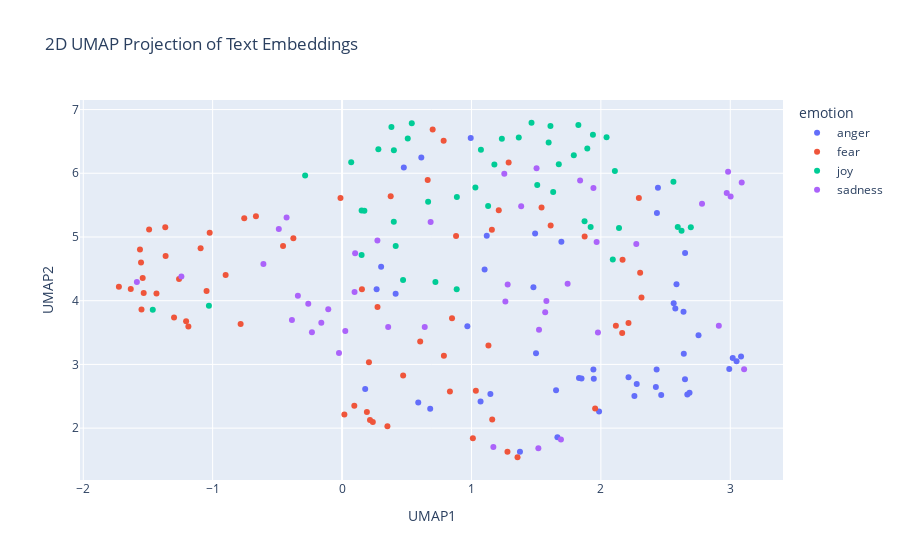

Notebook code for this chart:
### Code cell
import pandas as pd
import numpy as np
import umap
import plotly.express as px

# Concatenate the training and test data
combined_df = pd.concat([train_df_new, test_df_new], ignore_index=True)

# Prepare the embeddings for UMAP
# Convert the list of embeddings into a 2D numpy array
X_embeddings = np.array(combined_df['embeddings_values'].tolist())

# Apply UMAP for dimensionality reduction
reducer = umap.UMAP(n_components=2, metric='cosine', random_state=28) 
embedding_2d = reducer.fit_transform(X_embeddings)

# Create a DataFrame for plotting
df_plot = pd.DataFrame(embedding_2d, columns=['UMAP1', 'UMAP2'])
df_plot['emotion'] = combined_df['emotion']
df_plot['intensity'] = combined_df['intensity']
df_plot['text'] = combined_df['text']


# Visualize the embeddings with Plotly
fig = px.scatter(
    df_plot,
    x='UMAP1',
    y='UMAP2',
    color='emotion',  # Color points by the 'emotion' column
    hover_data=['text', 'intensity'],  # Show text and intensity on hover
    title='2D UMAP Projection of Text Embeddings'
)

fig.show()

### Figure 1 — Plotly figure (JSON) as saved in the notebook; plotly's stock layout.template omitted (floating-point values rounded to 4 significant figures)
{"data": [{"customdata": [["@rabpeel snap, seems to be a problem here", 0.375], ["@LynneGarrison yeah, I've only seen that floated online as a theory, it was probably made up by a bitter stan. I ignore pets v vets crap too", 0.562], ["im on holiday for the next round, fuming!", 0.562], ["😳The intensity that @sydneyswans play at is extraordinary #relentless #AFLCatsSwans #AFLFinals 🏉👏🏿", 0.292], ["When you forget to mention you were bought dreamboys tickets 🙄😂 ", 0.354], ["It's weird because I was discussing sex resentment and confusion in the thing I was writing last night.", 0.438], ["I was going to say that Rooney is a shadow of his former self but I don't want to offend any shadows. #NTFCvMUFC", 0.396], ["@BigBrother__USA she is just jealous and a cry baby! #bitter #gladsheisgone #crybaby", 0.571], ["I forgot about this nice area down here with the fiery hearths", 0.25], ["I believe women are more fiery because once a month they go through struggle and struggle is what develops a strong character.", 0.417], ["So angry I wanna cry😢😢😢", 0.75], ["@RealBD_ @ReyesAverie 47 unarmed blacks killed by white cops in 2015. That many die every month in Chicago wheres the #outrage", 0.646], ["follow my girl tiff she only got 3 followers💖💘💖💘💘 @00tiffanyr", 0.188], ["my momma irritate me asking all these questions like gone 😤", 0.417], ["So Rangers v Celtic ll ", 0.229], ["I don't mean to offend anyone, but 93.7 literally blames everything on white people. In some cases it's true, but a lot of times, it's not", 0.458], ["Making my buddy cry !! Bitch wait for revenge 🤗👌🏻", 0.812], ["Worst juror ever? Michelle. You were Nicole's biggest threat. #bitter #bb18", 0.729], ["@ToddDoug @Ziggomattic Yeah, this actually supports why I tweeted in this thread initially. Because of the article's righteous indignation.", 0.396], ["never #make a decision when you are .. #angry &gt;_&lt; .... and never make a #promis when you are #happy :) :*", 0.521], ["@voguemagazine, did you not learn from @FreePeople 's viral insult to ballet? Stop trying to wrongfully stick models into pointe shoes 🙄", 0.479], ["Still can't log into my fucking Snapchat #Snapchat ", 0.771], ["@donna_bellav @SoniaRayS @gig_aholic He looks especially lovely. Sadly, I do not *removes potentially indignant Mr D from convo*", 0.417], ["Ever put your fist through your laptops screen? If so its time for a new one lmao #rage #anger #hp", 0.646], ["im so mad about power rangers. im incensed. im furious.", 0.667], ["That is at least the 3rd time the balls been burst in our games", 0.375], ["Absolutely raging at the changes to CAS, what a joke", 0.604], ["@serendipity127_ @zombiecalorie @Angel_Eyes66 I'm sensing a theme here tho lol #angry", 0.542], ["I've been wanting salty fries from McDonald's since yesterday and I'm burning my fingers eating them bc these shits 🔥🔥🔥", 0.396], ["I don't even #feel #anger anymore can't explain it .. #Tulsa #Charlotte #Trayvon #SandraBland #Philando #Ferguson #BatonRouge #MichaelBrown", 0.479], ["#india will take #revenge  by making 3 new movies like #phantom and they will be like #ghus_k_maren_ge this is how indian army take revenge", 0.5], ["@thomeagle Just to help maintain and boost our status as a world class centre for education, culture and tolerance. #outrage", 0.438], ["@RealJeffsdomain Wolfpack theme and trons and sting wore the wolf shirt", 0.312], ["Bes! You don't just tell a true blooded hoopjunkie to switch a f*c@n' team that juz destroyed your own team. You juz don't! #insult", 0.891], ["I get so angry at people that don't know that you don't have a stop sign on Francis and you do at Foster #road #rage", 0.688], ["Yet we still have deaths, road rage, &amp; violations on the road, despite a widely accepted concept of 'personal accountability' while driving", 0.521], ["@sebbyD27850 both are nonsensical. If there's injustice against blacks, why add to it by destroying black property. It's misdirected anger", 0.69], ["@tamriiel I was talking about further in the expansion, with more gear - fury always does well towards the end", 0.441], ["@DJ_JeanFranko growl!!!", 0.5], ["@Yoshi_OnoChin can you please not have Canadian players play US players, that lag  is atrocious. #fixthisgame #trash #sfvrefund ", 0.646], ["@ZubairSabirPTI  pls dont insult the word 'Molna'", 0.479], ["Sorry guys I have absolutely no idea what time i'll be on cam tomorrow but will keep you posted. #fuming", 0.417], ["Lol little things like that make me so angry x", 0.604], ["[ @HedgehogDylan ] *she would frown a bit, folding her arms* 'why is it that every time I'm in need of assistance someone expects a lil **", 0.5], ["@komal_sidhnani true...\\nThey r burning with other's pleasure!\\nPpl in true love happiness everywhere _😃", 0.312], ["For the first time in my madden career I just set up a farm account. Should make MOTM much easier", 0.271], ["Sometimes I get mad over something so minuscule I try to ruin somebodies life not like lose your job like get you into federal prison #anger", 0.646], ["Anger, resentment, and hatred are the destroyer of your fortune today.", 0.396]], "hovertemplate": "emotion=anger<br>UMAP1=%{x}<br>UMAP2=%{y}<br>text=%{customdata[0]}<br>intensity=%{customdata[1]}<extra></extra>", "legendgroup": "anger", "marker": {"color": "#636efa", "symbol": "circle"}, "mode": "markers", "name": "anger", "orientation": "v", "showlegend": true, "type": "scatter", "x": [1.479, 0.9683, 1.831, 2.441, 1.695, 0.4141, 1.375, 1.146, 0.6124, 0.4771, 2.277, 3.083, 1.118, 2.214, 1.664, 3.049, 1.945, 1.07, 2.639, 2.668, 0.1788, 0.6812, 1.492, 2.685, 2.259, 1.499, 1.851, 2.755, 1.654, 2.992, 1.942, 2.575, 2.651, 1.986, 2.65, 2.641, 3.019, 2.563, 2.433, 0.5889, 2.584, 0.2671, 2.431, 0.3019, 0.9943, 1.102, 2.425, 2.466], "xaxis": "x", "y": [4.212, 3.6, 2.786, 5.773, 4.926, 4.11, 1.63, 2.538, 6.247, 6.089, 2.692, 3.124, 5.019, 2.799, 1.859, 3.048, 2.775, 2.419, 3.825, 2.527, 2.616, 2.305, 5.054, 2.556, 2.505, 3.177, 2.78, 3.456, 2.594, 2.927, 2.919, 3.879, 4.75, 2.261, 2.767, 3.169, 3.1, 3.96, 5.374, 2.404, 4.258, 4.18, 2.922, 4.534, 6.555, 4.49, 2.644, 2.521], "yaxis": "y"}, {"customdata": [["I get so nervous even thinking about talking to ****** I wanna die", 0.979], ["@NativeApprops @SBShear @HuffingtonPost Shew. That was ", 0.188], ["#Aleppo city is burning. The head of #terrorism #Assad regime &amp; #Russia are bombarding the city right now with #whitephosphrus #bombs !", 0.729], ["Don't #worry if you're not the best , if you are doing something you #love , you're heading in right direction ...", 0.104], ["@EurekaForbes U got to b kidding me. Anu from your firm responded  when I sent the contact details. #terrible #customerexperience", 0.521], [".@Tolumanda love it! so true. As @Deedeey_ taught me, fear can be an illusion. #coaching #fear #courage", 0.354], ["Some questions you get on Twitter make you want to despair. We've been so battered. We complain but aren't convinced things could be better.", 0.66], ["@ltsukis im love you, even if you bully me sadly", 0.354], ["Tomorrow is going to be a challenge, I have to talk at a freshers fair to STRANGERS 😁and pick up my new flat keys #anxiety", 0.7], ["So not pumped for this interview ", 0.625], ["And I would advise that everyone wait to watch @KevinCanWaitCBS ,or actually don't wait, just don't even watch it because it is #awful", 0.229], ["@JogglingDroid @BrancoCarmine @Otto_English yeah, #UK was quite the #bully", 0.536], ["Omg he kissed her🙈  #w", 0.062], ["@komaebun He just has that way of thinking, he wants absolute hope born from absolute despair.", 0.583], ["Didn't concede yet but having a nightmare at the back #MUFC", 0.625], ["@cstonehoops Gonzaga not listed in the article but at 65/1 they have tremendous value, they are top10 team for sure, got everything you want", 0.271], ["@Montel_Williams If this ban goes through, it will harm so many people, disabled veterans, people who have #chronicpain,  #iamkratom", 0.685], ["I dread math 😴", 0.771], ["Going to get myself a copy of @StephenKing's CUJO for an upcoming project that I can't talk about just yet. #horror #amwriting", 0.5], ["Rojo is shocking.......absolutely shocking !!!", 0.625], ["@kevinrouth Now that's what I call a gameface! #gameface  #intimidate", 0.458], ["#Trump is #afraid of the big, bad #Hillary. #election #PresidentialDebate #PresidentialElection2016 #orangehitler #skip #hide #coward ", 0.5], ["Every year I go to universal studios to horror nights as a 3rd wheel lol 😊😂", 0.25], ["@RealMichaelKay Annoys me to about the Ortiz tribute too, how would the Oriole fans and organization feel if Yanks did that to them? ", 0.333], ["6. 5 minutes to perform and I'm #nervous I wish these noises would stop #handicapped #annoyed", 0.875], ["It's simple I get after two shots of espresso 'Grande, decaf, 130 degrees soy americano with extra foam' #barista ", 0.125], ["Got to be up in 4 hours to go back to work #cantsleep #excited #nervous", 0.7], ["I lost my blinders .... #panic", 0.975], ["Jorge deserves it, honestly. He's weak. #revolting #90dayfiance", 0.229], ["Bloody hell Pam, calm yourself down. But could have sworn something black &amp; hairy just ran across the carpet, #perilsoflivingalone #nervous", 0.729], ["Just feel awkward that I'm being timid to everyone.", 0.646], ["@CBCNews Canada should be a driving force of democracy freedom rights - instead we help #dictator #misogyny #Sharia #Islam #terror #polygamy", 0.521], ["my alarm clock was ringing this morning n my flatmate knocked on my door and asked if i set anything on fire or if i'm burning alive :) :):)", 0.417], ["Everyday gay panic is STUNNING: I drew 1 guy's att'n to it when he blocked up a toilet stall's cracks w/paper towels. TOTAL INCOMPREHENSION.", 0.562], ["Just had a massive argument with my alarm today... I didn't want to get up. I don't know how we're going to fix this by tomorrow morning 😕", 0.667], ["@LakersTakeover it ain't that serious. #HOUvsNE #awful #igotbetterthingstodotonightthandie", 0.466], ["Don't let fear hold you back from being who you want to be. Use it's power to push you towards your goals. No more fear, just action. #fear", 0.292], ["My view of the human being is as a dynamic expression of the Cosmos we exist within #humanism ", 0.271], ["My mind always seems to work its best at night ", 0.188], ["Season 3 of penny dreadful is on Netflix...well my afternoon is filled", 0.375], ["@Delta stuck on runway after being diverted to Fargo. Continuously told just 10 more mins for the past 4 hours. No food/water offered ", 0.521], ["@TiganVarcolac &lt; feel this precious pleasure. 'Harder..' He whispered almost breathless and his index finger stroked along his waistband &gt;", 0.312], ["Did you know I specialise in #anxiety  and #panic attacks? Get in touch for all of my solutions for you. #Coventry", 0.396], ["#start ur day wit a smile\\n#buviobby", 0.167], ["@WunderlistHelp are you guys still down? When can we go up? ", 0.312], ["I want to slide into the dms but im too fucking shy #shy", 0.667], ["If you get called #shy this means you are #considered.Turn those #negatives to #positives Quote #MarnieMcCormack from @jpmorgan #womenintech", 0.5], ["2,034 words today #amwriting #horror #novel 42,080 'Magnitude' total so far. 25Kish to go.", 0.351], ["That old lady is cray cray #scared #BellaIsSoCute  #Empire", 0.5], ["#BB18 Michelle crying  again #shocking #bitter He's  just not that into you 😢#TeamNicole", 0.521], ["The radio just told me Lady GaGa is going country, which is like if the Beatles decided to do opera singing for their final albums #awful", 0.375], ["@CesarSampao @thisisbolton don't get me started on town centre. Used to go every week.... not been for 18 months #horrible", 0.479], ["So about 18mths ago i signed up to @Lumo_Energy for their @VirginAustralia / Velocity FF deal. 18 months in still no FF points #shocking", 0.479], ["Another fun fact: i am afraid", 0.667], ["@madhav_pastey moral of the story, never check mails in the night. PS. Most notices have nothing much to worry about. @ashwinikn", 0.354], ["@SAHARTHERAPPER I unfollowed without hesitation &lt;3", 0.229], ["T5ylw ansh a79l shy 7lw mn wayed nas fe whatsapp", 0.271], ["Staff on @ryainair FR1005. Asked for info and told to look online. You get what you pay for. #Ryanair @STN_Airport #Compensation #awful", 0.271], ["@JeffersonLake speaking of ex cobblers, saw Ricky Holmes at Charlton last week.. tracking back &amp; defending... I dread seeing Gorre on ball..", 0.417], ["I have been seeing terrible terrible prescriptions this week. What's going on?", 0.438], ["⊰ @FrameOfAnAngel ⊱ \\n\\n+ Of them. I'm here for answers, and if I scare her to death, there won't be answers for me. \\n\\nSo instead, I just +", 0.583], ["So about 18mths ago i signed up to @Lumo_Energy for their @VirginAustralia / Velocity FF deal. 18 months in still no FF points ", 0.271], ["Hillary Clinton looked the other way to the Saudi war on women and their terror financing because they bought her off.", 0.479], ["@All4 is the android app it designed to be buggy and work sporadically on a fire TV box? #shocking", 0.52]], "hovertemplate": "emotion=fear<br>UMAP1=%{x}<br>UMAP2=%{y}<br>text=%{customdata[0]}<br>intensity=%{customdata[1]}<extra></extra>", "legendgroup": "fear", "marker": {"color": "#EF553B", "symbol": "circle"}, "mode": "markers", "name": "fear", "orientation": "v", "showlegend": true, "type": "scatter", "x": [-1.541, 2.168, 2.165, 0.3759, 0.192, -1.093, 0.8498, 0.881, -1.633, -1.434, 0.4721, 2.314, 1.875, 0.7851, 1.278, 2.304, 0.2078, -1.047, -0.7559, 1.011, 2.294, -0.7838, 1.612, 1.956, -1.55, 0.6618, -1.533, -1.205, 1.16, -1.298, -1.554, 2.213, 1.211, -1.188, 0.1535, 0.6039, -1.364, 0.7002, -0.3764, -0.01211, 0.09472, 1.542, -1.725, 1.287, 0.2739, -1.562, -1.366, -0.6655, -0.8997, 1.034, 0.787, 0.8335, 0.2378, -1.26, -1.023, 1.158, -1.491, 0.01779, 1.356, 1.131, -0.456, 0.216, 2.116, 0.3505], "xaxis": "x", "y": [4.357, 4.642, 3.493, 5.637, 2.252, 4.825, 3.724, 5.016, 4.185, 4.112, 2.828, 4.052, 5.009, 6.509, 1.631, 4.439, 3.034, 4.152, 5.292, 1.841, 5.614, 3.633, 5.179, 2.309, 3.863, 5.896, 4.119, 3.676, 2.137, 3.735, 4.601, 3.648, 5.42, 3.597, 4.181, 3.358, 4.7, 6.689, 4.979, 5.612, 2.353, 5.464, 4.218, 6.171, 3.9, 4.804, 5.152, 5.325, 4.404, 2.585, 3.135, 2.573, 2.095, 4.339, 5.067, 5.112, 5.117, 2.213, 1.543, 3.296, 4.856, 2.126, 3.607, 2.031], "yaxis": "y"}, {"customdata": [["@_stfukohle it's ok champ you'll make it I'm cheering you on from a far", 0.6], ["I #rejoice in following your statutes as one rejoices in great riches. -Psalm 119:14 #TheBible", 0.434], ["Watch this amazing live.ly broadcast by @izzybuzy365 #lively #musically", 0.51], ["Loved @Bethenny independence msg on @WendyWilliams, be happy &amp; fulfilled within yourself &amp; positivity will flock to you  #independent", 0.583], ["Taguchi engineering fashionable hale and hearty little game optimization: MqnAOcU", 0.462], ["Trying to loveee somebody, just wanna love somebody right now, guess there's just no pleasing me", 0.354], ["i bet dat dog eating name brand cheerios. cant relate. i eat cheery O's", 0.312], ["@philjame5 @spoke_bros wow! that looks bright", 0.438], ["Tonight my top delight was a Skein of Geese flying about 1 foot above me as I swam in #Windermere. Breeze dropped &amp; it became like glass.", 0.544], ["I love when my dog is playful, but he really just scratched my face while flailing his paws in excitement and almost tore my nose ring out", 0.333], ["Knowing how to cook is invaluable, what's even better is that even in a 400 sq ft place, I have wide and hearty homestyle egg noodles.", 0.562], ["second day on the job and i already got a 45 dollar tip from a dude whose was constantly twitching his eye LOLOLOL ", 0.812], ["@gatewaypundit Mostly animated audience I'd bet...green sceen folk...the ones that don't need air..!", 0.34], ["Time to go hit up the library - I have a lovely PILE of book reservations to collect this morning... #glee #books #reading", 0.66], ["At the regular cheerfulness of any emotion, her own supper, and to give the ladies were soon as they have been entirely at", 0.38], ["A good thing about being sick is that coughing is like an ab workout. Maybe my abs will be more defined by the time I'm better 😂😅 ", 0.44], ["#Arts create richness &amp; liveliness in our society, continues through educational &amp; social benefits, and only ends with the economic", 0.417], ["Only Geo is capable of cheering me up❤️❤️❤️", 0.604], ["@PriiiincesssE thanks for distracting me from my paper to watch this hilarious video 😂", 0.708], ["i mean i guess most of the mean ones are treated as like playful but i want to support yoosung without dating him ;___;", 0.32], ["@TiburonChamber plus a hearty pour of #yachtrock by #mustacheharbor !", 0.5], ["@TampaBayRay I cried with laughter.", 0.66], ["Positive #psychology research shows salespeople who score in the top 10% for #optimism have 88% &gt; sales than those in top 10% for pessimism.", 0.274], ["Happy birthday @iRidhiDogra keep smiling always.Wishing you a wonderful year ahead mam", 0.74], ["Watch this amazing live.ly broadcast by @ittzdevin  #musically", 0.483], ["342:147 And waxen in their mirth, and neeze, and swear\\nA merrier hour was never wasted there.--\\n#AMNDBots", 0.28], ["it's so breezy out today, i can't go to back to school night with bare legs like i've had all day", 0.25], ["#ThisIsUs has messed with my mind &amp; now I'm anticipating the next episode with #apprehension &amp; ! #isthereahelplineforthis", 0.4], ["The neighbor dancing in the Clayton Homes commercial is me. #hilarious", 0.64], ["second day on the job and i already got a 45 dollar tip from a dude whose was constantly twitching his eye LOLOLOL #cheering", 0.854], ["Sometimes I watch shitty tv to reinforce never giving up cuz if something is that fucking awful on tv, I still stand a chance. ", 0.075], ["@bradshawjp Sweet! #optimism", 0.56], ["I am always ready to .", 0.407], ["I was cheering for NA team. Now I just want this is over and Gaudreau comes back in one piece. It is getting way too risky", 0.192], ["Watch this amazing live.ly broadcast by @swagrman_fan #lively #musically", 0.481], ["@FlannelJedi This is why I drink and watch You're the Worst as a way to cheer myself up.", 0.292], ["Good #CX most often doesn't require all that much. #smile, #care, #relate and be #helpful. Thanks, Lakis Court Hotel in #cyprus", 0.583], ["@r0Ils ppl get triggered over u smiling they're irrelevant", 0.17], ["TheNiceBot: IndyMN I thought the holidays could not get any more cheerful, and then I met you. #TheNiceBot #الخفجي", 0.769], ["@hesham786 that's the spirit #optimism", 0.396], ["@Communism_Kills i get the subway melt and make sure it's only hearty italian bread... black olives are a must though", 0.38], ["@Geminiak @LondonNPC you're welcome! #wordgeek \\nAlso, good to put a face to the twitter feed, even if it was only a cheery hello! 😀", 0.646], ["I love my family so much #lucky #grateful #smartassfamily  #love", 0.936], ["@MichiganBromo Good optimism sir :)", 0.538], ["Be it a rainy day, be it cheerful sunshine, I am a Prussian, want nothing to be but a Prussian.:|", 0.245]], "hovertemplate": "emotion=joy<br>UMAP1=%{x}<br>UMAP2=%{y}<br>text=%{customdata[0]}<br>intensity=%{customdata[1]}<extra></extra>", "legendgroup": "joy", "marker": {"color": "#00cc96", "symbol": "circle"}, "mode": "markers", "name": "joy", "orientation": "v", "showlegend": true, "type": "scatter", "x": [0.3998, 0.3814, 2.695, 1.464, 1.596, 0.1511, 0.8859, 2.108, 2.044, 0.4715, 0.5077, 1.631, 2.092, -0.2855, 0.4005, 1.129, 0.5388, 1.03, 1.921, 0.4145, 2.561, 1.874, 1.826, 1.235, 2.594, 1.073, -1.029, -1.463, 2.14, 1.508, 0.1513, 1.895, 0.07072, 0.7214, 2.623, 0.1725, 1.791, 1.177, 1.61, 1.366, 0.8873, 1.939, 0.6651, 1.675, 0.2806], "xaxis": "x", "y": [5.24, 6.728, 5.153, 6.793, 6.484, 4.718, 4.182, 6.034, 6.566, 4.325, 6.544, 5.708, 4.645, 5.965, 6.362, 5.485, 6.783, 5.777, 5.155, 4.86, 5.868, 5.247, 6.758, 6.543, 5.157, 6.369, 3.919, 3.857, 5.142, 5.815, 5.415, 6.389, 6.172, 4.295, 5.098, 5.411, 6.284, 6.136, 6.742, 6.562, 5.629, 6.604, 5.552, 6.143, 6.375], "yaxis": "y"}, {"customdata": [["Life's too short to be frowning for so long", 0.396], ["A night where depression is winning... #depression #fml #help", 0.896], ["When will the weeks full of Mondays end?? #disheartened", 0.688], ["i wonder how a guy can broke his penis while having sex? #serious", 0.292], ["bad news fam, life is still hard and awful #depression #anxiety #atleastIhaveBuffy", 0.812], ["Marcus Roho is dreadful", 0.521], ["Patti seems so sad. She stamped and ran behind the sofa. We will have to give her plenty of love and affection...more than usual. #sad", 0.729], ["@megalvz literally was gloomy for an hour", 0.729], ["Band members wanted. Contact me #NewcastleGateshead #Sunderland #musicians #musicbusiness #musicislife #music #musically #band #blues #folk", 0.299], ["@theflabar It's a #foggy and #dark morning here - so #filter this time.  For #lighting purposes. :)", 0.458], ["@_noTORIEty lol senior year we would get early dismal for work study ,he was her boss and you know what happened next 🙃", 0.354], ["#Terencecutcher #Tulsa the man onthe helicopter said he looks like a bad dude, that is the problem, when they see black they see bad, #sad", 0.667], ["@SWP_Roads   How dull.", 0.521], ["@Janet_Reid Wonderful post! Novelists shouldn't be discouraged by rejection, but they usually are because their work is so personal.", 0.438], ["Once I have sent a pitch to a brand I close all tabs relevant to them instantly. Thats the kind of detachment I create for myself. #serious", 0.562], ["For a team as big as Bayern and the they like to play football, their pitch is fucking dreadful. Certainly no Emirates pitch anyway.", 0.542], ["@NewYorker @donlemon Trump presidency-a dark age for the USA and the world. He would most definitely take us to war. Short &amp; Long term pain", 0.604], ["@JUSTICESLUT420 sadly this sort of poster died by the 90s afaik", 0.669], ["Thought I had a pretty solid GPA as a kin major and now that I look at the average for dpt programs I feel even more discouraged 😪", 0.812], ["The 2nd step to beating #anxiety or #depression is realising that it's not about waiting for ...., Take action yourself now.", 0.495], ["@cburt43 turn that frown upside down", 0.27], ["#Jazz - the #blues is the roots, the rest is the fruits", 0.25], ["Hopefully next time we play a L1 team, 1 of the players scores, takes his shirt off &amp;jumps into away end purely to wind up the joyless cunts", 0.396], ["@LazyBoiSam blues... blues? 🤔", 0.438], ["@KatelynKolsrud thanks mucho kate💕 #sober", 0.208], ["The new lock sound is grim", 0.562], ["LOL! @TheFrankJLopes was just awarded the “F” bomb trophy on #AutoDealerLive, @RealMatKoenig :) #serious", 0.321], ["tones - \\n: 1/2 of my favourite chris pine stans. i love tones more than anything, mt sweet summer child i will attack anyone who hurts her", 0.271], ["@FantasyGuruSite I knew you were going to do that. I would definitely buy if I didn't live in Texas where you can't play DFS. ... so depress", 0.583], ["@delhi_lawyer @BhagwanUvach @ShivAroor sad . This is not film story. Who knows could be ploy to escalate tension. Unverified report no hype", 0.438], ["Snores on TL. Boredom sunk in.", 0.333], ["For those of you who I have footage of but didn’t make it into this mix—don’t get discouraged! I ran out of room on the beat this week.", 0.312], ["People want me to go pine ridge, little wound or Oelrichs. Starting to think about transferring but I wanna stay at cloud. Decisions man.", 0.396], ["@BluesfestByron second artist announcement looking good #bluesfest2017  #Music #byronbay", 0.229], ["@JohnRMoffitt This is the most grim piece of laughter I was stricken with all day.", 0.604], ["HATE that there's ads for #depression &amp; #mentalhealth #meds. That's ONLY something your doctor can determine. Everyone is different. #ssri", 0.46], ["A3: But chronic sadness may mean there are underlying issues than getting sad occassionally over a particular issue (2/2) #mhchat", 0.562], ["Soooo badly want to dye my hair dark but have never been dark before soooo torn 😭😭😭", 0.5], ["@CovinoandRich just heard back2back,  guess that's why they call it the blues &amp; she's got the look, but I can only sing tickle sacks version", 0.375], ["Don't be disheartened if you didn't get the cards you wanted, it's not the end of the world......E-Eh...? Y-You want me to cheer you up?", 0.438], ["I can't WAIT to go to work tomorrow with a high as fuck fever. [sarcasm]\\nHopefully I'll feel better tomorrow.\\nBut I doubt it. #pessimism", 0.646], ["@FFBren @CDCarter13 included for maximum #sadness", 0.625], ["Wow just watched Me Before You and it was seriously one of the most depressing movies of my life", 0.667]], "hovertemplate": "emotion=sadness<br>UMAP1=%{x}<br>UMAP2=%{y}<br>text=%{customdata[0]}<br>intensity=%{customdata[1]}<extra></extra>", "legendgroup": "sadness", "marker": {"color": "#ab63fa", "symbol": "circle"}, "mode": "markers", "name": "sadness", "orientation": "v", "showlegend": true, "type": "scatter", "x": [1.254, -0.1603, -0.1066, 0.6389, -0.3874, 1.169, 0.09658, 1.943, 3.088, 1.84, 1.967, 3.107, 1.579, -0.4286, -0.4887, 1.517, 1.977, 1.743, -0.2612, -1.586, 1.503, 2.973, 1.692, 3.003, 1.384, 1.522, 2.912, 0.6845, 0.3564, 1.57, 1.28, 0.1011, -0.6078, 2.983, 2.274, -0.02375, 0.02507, -1.242, 2.782, 0.2732, -0.3414, 1.262, -0.2328], "xaxis": "x", "y": [5.994, 3.652, 3.864, 3.589, 3.698, 1.704, 4.138, 5.77, 5.854, 5.887, 4.92, 2.923, 3.994, 5.304, 5.126, 1.685, 3.5, 4.267, 3.95, 4.292, 6.077, 5.692, 1.821, 5.633, 5.484, 3.545, 3.606, 5.236, 3.587, 3.817, 4.255, 4.745, 4.577, 6.022, 4.892, 3.181, 3.524, 4.38, 5.523, 4.943, 4.076, 3.989, 3.505], "yaxis": "y"}], "layout": {"legend": {"title": {"text": "emotion"}, "tracegroupgap": 0}, "title": {"text": "2D UMAP Projection of Text Embeddings"}, "xaxis": {"anchor": "y", "domain": [0, 1], "title": {"text": "UMAP1"}}, "yaxis": {"anchor": "x", "domain": [0, 1], "title": {"text": "UMAP2"}}}}
